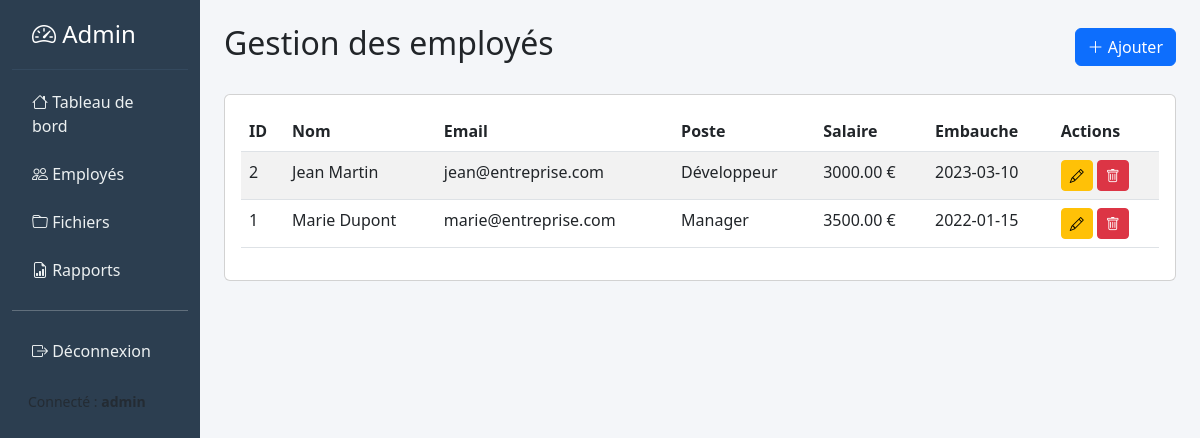
Page /employees (signed in) on the committed database.
### tables this page shows
CREATE TABLE employees (
                    id INTEGER PRIMARY KEY AUTOINCREMENT,
                    name TEXT NOT NULL,
                    email TEXT NOT NULL,
                    position TEXT,
                    salary REAL,
                    hire_date TEXT
                );

### app.py (the view)
@app.route('/employees')
@login_required
def employees():
    conn = get_db()
    emps = conn.execute("SELECT * FROM employees ORDER BY id DESC").fetchall()
    conn.close()
    return render_template('employees.html', employees=emps)

### app.py (called while the page is built)
def get_db():
    conn = sqlite3.connect(DATABASE)
    conn.row_factory = sqlite3.Row
    return conn

def login_required(f):
    @wraps(f)
    def decorated(*args, **kwargs):
        if 'user_id' not in session:
            flash('Veuillez vous connecter.', 'warning')
            return redirect(url_for('login'))
        return f(*args, **kwargs)
    return decorated

### templates/employees.html (shortened to what this page needs)
{% extends 'base.html' %}
{% block content %}
<div class="d-flex justify-content-between align-items-center mb-4">
    <h2>Gestion des employés</h2>
    <button class="btn btn-primary" data-bs-toggle="modal" data-bs-target="#addModal">
        <i class="bi bi-plus-lg"></i> Ajouter
    </button>
</div>
<div class="card">
    <div class="card-body">
        <table class="table table-striped">
            <thead>
                <tr><th>ID</th><th>Nom</th><th>Email</th><th>Poste</th><th>Salaire</th><th>Embauche</th><th>Actions</th></tr>
            </thead>
            <tbody>
                {% for e in employees %}
                <tr>
                    <td>{{ e.id }}</td>
                    <td>{{ e.name }}</td>
                    <td>{{ e.email }}</td>
                    <td>{{ e.position or '-' }}</td>
                    <td>{{ "%.2f"|format(e.salary or 0) }} €</td>
                    <td>{{ e.hire_date or '-' }}</td>
                    <td>
                        <button class="btn btn-sm btn-warning" data-bs-toggle="modal" data-bs-target="#edit{{ e.id }}">
                            <i class="bi bi-pencil"></i>
                        </button>
                        <form method="POST" action="{{ url_for('delete_employee', emp_id=e.id) }}" class="d-inline"
                              onsubmit="return confirm('Supprimer cet employé ?');">
                            <button class="btn btn-sm btn-danger"><i class="bi bi-trash"></i></button>
                        </form>
                    </td>
                </tr>
                {% else %}
                <tr><td colspan="7" class="text-center text-muted">Aucun employé</td></tr>
                {% endfor %}
            </tbody>
        </table>
    </div>
</div>
{% endblock %}

### templates/base.html (style rules this page uses)
body { background: #f4f6f9; }

### rows in the picture
employees: id "2", name "Jean Martin", email "jean@entreprise.com", position "Développeur", salary "3000.00", hire_date "2023-03-10"
employees: id "1", name "Marie Dupont", email "marie@entreprise.com", position "Manager", salary "3500.00", hire_date "2022-01-15"
